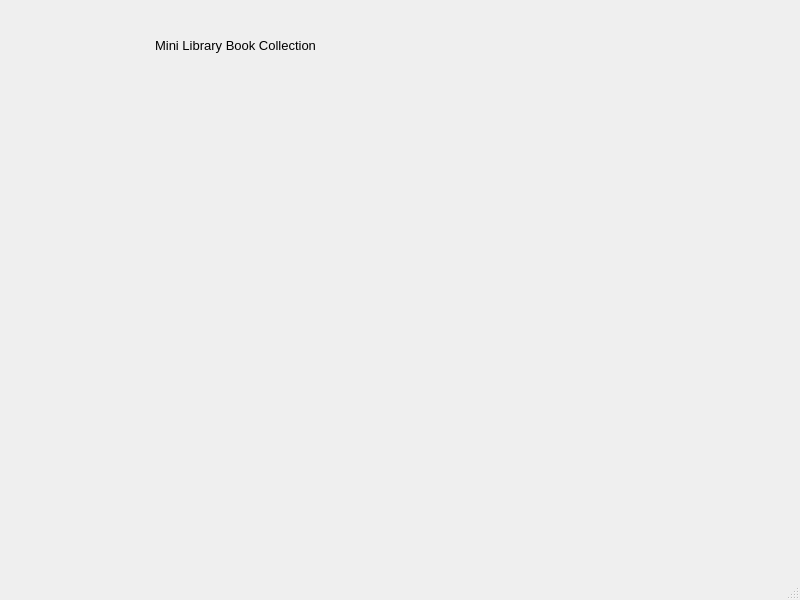
<?xml version="1.0" encoding="UTF-8"?>
<ui version="4.0">
 <class>MainWindow</class>
 <widget class="QMainWindow" name="MainWindow">
  <property name="geometry">
   <rect>
    <x>0</x>
    <y>0</y>
    <width>800</width>
    <height>600</height>
   </rect>
  </property>
  <property name="windowTitle">
   <string>Mini Library Book Collection</string>
  </property>
  <widget class="QWidget" name="centralwidget">
   <widget class="QLabel" name="title_lbl">
    <property name="geometry">
     <rect>
      <x>50</x>
      <y>30</y>
      <width>371</width>
      <height>31</height>
     </rect>
    </property>
    <property name="font">
     <font>
      <pointsize>10</pointsize>
     </font>
    </property>
    <property name="text">
     <string>Mini Library Book Collection</string>
    </property>
    <property name="alignment">
     <set>Qt::AlignCenter</set>
    </property>
   </widget>
  </widget>
  <widget class="QMenuBar" name="menubar">
   <property name="geometry">
    <rect>
     <x>0</x>
     <y>0</y>
     <width>800</width>
     <height>22</height>
    </rect>
   </property>
  </widget>
  <widget class="QStatusBar" name="statusbar"/>
 </widget>
 <resources/>
 <connections/>
</ui>
